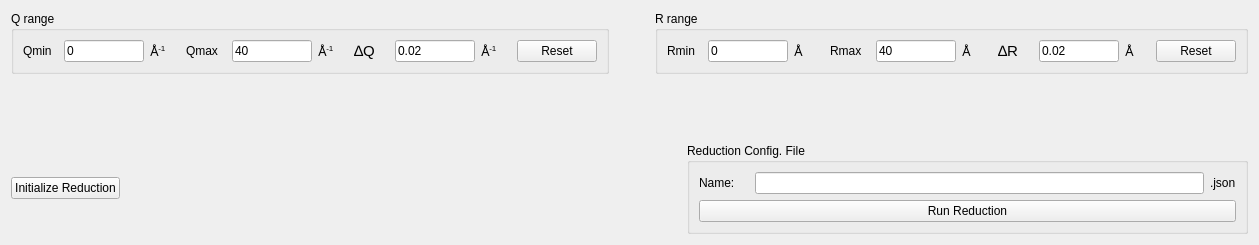
         <widget class="QWidget" name="tab_3">
          <attribute name="title">
           <string>PDF</string>
          </attribute>
          <layout class="QVBoxLayout" name="verticalLayout_12">
           <item>
            <layout class="QHBoxLayout" name="horizontalLayout_28">
             <item>
              <widget class="QGroupBox" name="q_range_group_box_2">
               <property name="title">
                <string>Q range</string>
               </property>
               <layout class="QHBoxLayout" name="horizontalLayout_29">
                <item>
                 <widget class="QLabel" name="label_43">
                  <property name="minimumSize">
                   <size>
                    <width>35</width>
                    <height>0</height>
                   </size>
                  </property>
                  <property name="maximumSize">
                   <size>
                    <width>35</width>
                    <height>16777215</height>
                   </size>
                  </property>
                  <property name="text">
                   <string>Qmin</string>
                  </property>
                 </widget>
                </item>
                <item>
                 <widget class="QLineEdit" name="q_range_min_2">
                  <property name="minimumSize">
                   <size>
                    <width>80</width>
                    <height>0</height>
                   </size>
                  </property>
                  <property name="maximumSize">
                   <size>
                    <width>80</width>
                    <height>16777215</height>
                   </size>
                  </property>
                  <property name="text">
                   <string>0</string>
                  </property>
                 </widget>
                </item>
                <item>
                 <widget class="QLabel" name="label_67">
                  <property name="minimumSize">
                   <size>
                    <width>30</width>
                    <height>0</height>
                   </size>
                  </property>
                  <property name="text">
                   <string>&lt;!DOCTYPE HTML PUBLIC &quot;-//W3C//DTD HTML 4.0//EN&quot; &quot;http://www.w3.org/TR/REC-html40/strict.dtd&quot;&gt;
&lt;html&gt;&lt;head&gt;&lt;meta name=&quot;qrichtext&quot; content=&quot;1&quot; /&gt;&lt;style type=&quot;text/css&quot;&gt;
p, li { white-space: pre-wrap; }
&lt;/style&gt;&lt;/head&gt;&lt;body style=&quot; font-family:'Sans Serif'; font-size:10pt; font-weight:400; font-style:normal;&quot;&gt;
&lt;p style=&quot; margin-top:0px; margin-bottom:0px; margin-left:0px; margin-right:0px; -qt-block-indent:0; text-indent:0px;&quot;&gt;Å&lt;span style=&quot; vertical-align:super;&quot;&gt;-1&lt;/span&gt;&lt;/p&gt;&lt;/body&gt;&lt;/html&gt;</string>
                  </property>
                 </widget>
                </item>
                <item>
                 <widget class="QLabel" name="label_44">
                  <property name="minimumSize">
                   <size>
                    <width>40</width>
                    <height>0</height>
                   </size>
                  </property>
                  <property name="maximumSize">
                   <size>
                    <width>40</width>
                    <height>16777215</height>
                   </size>
                  </property>
                  <property name="text">
                   <string>Qmax</string>
                  </property>
                 </widget>
                </item>
                <item>
                 <widget class="QLineEdit" name="q_range_max_2">
                  <property name="minimumSize">
                   <size>
                    <width>80</width>
                    <height>0</height>
                   </size>
                  </property>
                  <property name="maximumSize">
                   <size>
                    <width>80</width>
                    <height>16777215</height>
                   </size>
                  </property>
                  <property name="text">
                   <string>40</string>
                  </property>
                 </widget>
                </item>
                <item>
                 <widget class="QLabel" name="label_68">
                  <property name="minimumSize">
                   <size>
                    <width>30</width>
                    <height>0</height>
                   </size>
                  </property>
                  <property name="text">
                   <string>&lt;!DOCTYPE HTML PUBLIC &quot;-//W3C//DTD HTML 4.0//EN&quot; &quot;http://www.w3.org/TR/REC-html40/strict.dtd&quot;&gt;
&lt;html&gt;&lt;head&gt;&lt;meta name=&quot;qrichtext&quot; content=&quot;1&quot; /&gt;&lt;style type=&quot;text/css&quot;&gt;
p, li { white-space: pre-wrap; }
&lt;/style&gt;&lt;/head&gt;&lt;body style=&quot; font-family:'Sans Serif'; font-size:10pt; font-weight:400; font-style:normal;&quot;&gt;
&lt;p style=&quot; margin-top:0px; margin-bottom:0px; margin-left:0px; margin-right:0px; -qt-block-indent:0; text-indent:0px;&quot;&gt;Å&lt;span style=&quot; vertical-align:super;&quot;&gt;-1&lt;/span&gt;&lt;/p&gt;&lt;/body&gt;&lt;/html&gt;</string>
                  </property>
                 </widget>
                </item>
                <item>
                 <widget class="QLabel" name="label_45">
                  <property name="minimumSize">
                   <size>
                    <width>35</width>
                    <height>0</height>
                   </size>
                  </property>
                  <property name="maximumSize">
                   <size>
                    <width>35</width>
                    <height>16777215</height>
                   </size>
                  </property>
                  <property name="text">
                   <string>&lt;html&gt;&lt;head/&gt;&lt;body&gt;&lt;p&gt;&lt;span style=&quot; font-size:11pt;&quot;&gt;∆Q&lt;/span&gt;&lt;/p&gt;&lt;/body&gt;&lt;/html&gt;</string>
                  </property>
                  <property name="textFormat">
                   <enum>Qt::RichText</enum>
                  </property>
                 </widget>
                </item>
                <item>
                 <widget class="QLineEdit" name="q_range_min_3">
                  <property name="minimumSize">
                   <size>
                    <width>80</width>
                    <height>0</height>
                   </size>
                  </property>
                  <property name="maximumSize">
                   <size>
                    <width>80</width>
                    <height>16777215</height>
                   </size>
                  </property>
                  <property name="text">
                   <string>0.02</string>
                  </property>
                 </widget>
                </item>
                <item>
                 <widget class="QLabel" name="label_69">
                  <property name="minimumSize">
                   <size>
                    <width>30</width>
                    <height>0</height>
                   </size>
                  </property>
                  <property name="text">
                   <string>&lt;!DOCTYPE HTML PUBLIC &quot;-//W3C//DTD HTML 4.0//EN&quot; &quot;http://www.w3.org/TR/REC-html40/strict.dtd&quot;&gt;
&lt;html&gt;&lt;head&gt;&lt;meta name=&quot;qrichtext&quot; content=&quot;1&quot; /&gt;&lt;style type=&quot;text/css&quot;&gt;
p, li { white-space: pre-wrap; }
&lt;/style&gt;&lt;/head&gt;&lt;body style=&quot; font-family:'Sans Serif'; font-size:10pt; font-weight:400; font-style:normal;&quot;&gt;
&lt;p style=&quot; margin-top:0px; margin-bottom:0px; margin-left:0px; margin-right:0px; -qt-block-indent:0; text-indent:0px;&quot;&gt;Å&lt;span style=&quot; vertical-align:super;&quot;&gt;-1&lt;/span&gt;&lt;/p&gt;&lt;/body&gt;&lt;/html&gt;</string>
                  </property>
                 </widget>
                </item>
                <item>
                 <widget class="QPushButton" name="pushButton_13">
                  <property name="text">
                   <string>Reset</string>
                  </property>
                 </widget>
                </item>
               </layout>
              </widget>
             </item>
             <item>
              <spacer name="horizontalSpacer_4">
               <property name="orientation">
                <enum>Qt::Horizontal</enum>
               </property>
               <property name="sizeHint" stdset="0">
                <size>
                 <width>40</width>
                 <height>20</height>
                </size>
               </property>
              </spacer>
             </item>
             <item>
              <widget class="QGroupBox" name="q_range_group_box_3">
               <property name="title">
                <string>R range</string>
               </property>
               <layout class="QHBoxLayout" name="horizontalLayout_32">
                <item>
                 <widget class="QLabel" name="label_46">
                  <property name="minimumSize">
                   <size>
                    <width>35</width>
                    <height>0</height>
                   </size>
                  </property>
                  <property name="maximumSize">
                   <size>
                    <width>35</width>
                    <height>16777215</height>
                   </size>
                  </property>
                  <property name="text">
                   <string>Rmin</string>
                  </property>
                 </widget>
                </item>
                <item>
                 <widget class="QLineEdit" name="q_range_min_4">
                  <property name="minimumSize">
                   <size>
                    <width>80</width>
                    <height>0</height>
                   </size>
                  </property>
                  <property name="maximumSize">
                   <size>
                    <width>80</width>
                    <height>16777215</height>
                   </size>
                  </property>
                  <property name="text">
                   <string>0</string>
                  </property>
                 </widget>
                </item>
                <item>
                 <widget class="QLabel" name="label_70">
                  <property name="minimumSize">
                   <size>
                    <width>30</width>
                    <height>0</height>
                   </size>
                  </property>
                  <property name="text">
                   <string>&lt;!DOCTYPE HTML PUBLIC &quot;-//W3C//DTD HTML 4.0//EN&quot; &quot;http://www.w3.org/TR/REC-html40/strict.dtd&quot;&gt;
&lt;html&gt;&lt;head&gt;&lt;meta name=&quot;qrichtext&quot; content=&quot;1&quot; /&gt;&lt;style type=&quot;text/css&quot;&gt;
p, li { white-space: pre-wrap; }
&lt;/style&gt;&lt;/head&gt;&lt;body style=&quot; font-family:'Sans Serif'; font-size:10pt; font-weight:400; font-style:normal;&quot;&gt;
&lt;p style=&quot; margin-top:0px; margin-bottom:0px; margin-left:0px; margin-right:0px; -qt-block-indent:0; text-indent:0px;&quot;&gt;Å&lt;/p&gt;&lt;/body&gt;&lt;/html&gt;</string>
                  </property>
                 </widget>
                </item>
                <item>
                 <widget class="QLabel" name="label_47">
                  <property name="minimumSize">
                   <size>
                    <width>40</width>
                    <height>0</height>
                   </size>
                  </property>
                  <property name="maximumSize">
                   <size>
                    <width>40</width>
                    <height>16777215</height>
                   </size>
                  </property>
                  <property name="text">
                   <string>Rmax</string>
                  </property>
                 </widget>
                </item>
                <item>
                 <widget class="QLineEdit" name="q_range_max_3">
                  <property name="minimumSize">
                   <size>
                    <width>80</width>
                    <height>0</height>
                   </size>
                  </property>
                  <property name="maximumSize">
                   <size>
                    <width>80</width>
                    <height>16777215</height>
                   </size>
                  </property>
                  <property name="text">
                   <string>40</string>
                  </property>
                 </widget>
                </item>
                <item>
                 <widget class="QLabel" name="label_73">
                  <property name="minimumSize">
                   <size>
                    <width>30</width>
                    <height>0</height>
                   </size>
                  </property>
                  <property name="text">
                   <string>&lt;!DOCTYPE HTML PUBLIC &quot;-//W3C//DTD HTML 4.0//EN&quot; &quot;http://www.w3.org/TR/REC-html40/strict.dtd&quot;&gt;
&lt;html&gt;&lt;head&gt;&lt;meta name=&quot;qrichtext&quot; content=&quot;1&quot; /&gt;&lt;style type=&quot;text/css&quot;&gt;
p, li { white-space: pre-wrap; }
&lt;/style&gt;&lt;/head&gt;&lt;body style=&quot; font-family:'Sans Serif'; font-size:10pt; font-weight:400; font-style:normal;&quot;&gt;
&lt;p style=&quot; margin-top:0px; margin-bottom:0px; margin-left:0px; margin-right:0px; -qt-block-indent:0; text-indent:0px;&quot;&gt;Å&lt;/p&gt;&lt;/body&gt;&lt;/html&gt;</string>
                  </property>
                 </widget>
                </item>
                <item>
                 <widget class="QLabel" name="label_74">
                  <property name="minimumSize">
                   <size>
                    <width>35</width>
                    <height>0</height>
                   </size>
                  </property>
                  <property name="maximumSize">
                   <size>
                    <width>35</width>
                    <height>16777215</height>
                   </size>
                  </property>
                  <property name="text">
                   <string>&lt;html&gt;&lt;head/&gt;&lt;body&gt;&lt;p&gt;&lt;span style=&quot; font-size:11pt;&quot;&gt;∆R&lt;/span&gt;&lt;/p&gt;&lt;/body&gt;&lt;/html&gt;</string>
                  </property>
                  <property name="textFormat">
                   <enum>Qt::RichText</enum>
                  </property>
                 </widget>
                </item>
                <item>
                 <widget class="QLineEdit" name="q_range_min_5">
                  <property name="minimumSize">
                   <size>
                    <width>80</width>
                    <height>0</height>
                   </size>
                  </property>
                  <property name="maximumSize">
                   <size>
                    <width>80</width>
                    <height>16777215</height>
                   </size>
                  </property>
                  <property name="text">
                   <string>0.02</string>
                  </property>
                 </widget>
                </item>
                <item>
                 <widget class="QLabel" name="label_79">
                  <property name="minimumSize">
                   <size>
                    <width>25</width>
                    <height>0</height>
                   </size>
                  </property>
                  <property name="text">
                   <string>&lt;!DOCTYPE HTML PUBLIC &quot;-//W3C//DTD HTML 4.0//EN&quot; &quot;http://www.w3.org/TR/REC-html40/strict.dtd&quot;&gt;
&lt;html&gt;&lt;head&gt;&lt;meta name=&quot;qrichtext&quot; content=&quot;1&quot; /&gt;&lt;style type=&quot;text/css&quot;&gt;
p, li { white-space: pre-wrap; }
&lt;/style&gt;&lt;/head&gt;&lt;body style=&quot; font-family:'Sans Serif'; font-size:10pt; font-weight:400; font-style:normal;&quot;&gt;
&lt;p style=&quot; margin-top:0px; margin-bottom:0px; margin-left:0px; margin-right:0px; -qt-block-indent:0; text-indent:0px;&quot;&gt;Å&lt;/p&gt;&lt;/body&gt;&lt;/html&gt;</string>
                  </property>
                 </widget>
                </item>
                <item>
                 <widget class="QPushButton" name="pushButton_14">
                  <property name="text">
                   <string>Reset</string>
                  </property>
                 </widget>
                </item>
               </layout>
              </widget>
             </item>
            </layout>
           </item>
           <item>
            <spacer name="verticalSpacer_2">
             <property name="orientation">
              <enum>Qt::Vertical</enum>
             </property>
             <property name="sizeHint" stdset="0">
              <size>
               <width>20</width>
               <height>63</height>
              </size>
             </property>
            </spacer>
           </item>
           <item>
            <layout class="QHBoxLayout" name="horizontalLayout_33">
             <item>
              <widget class="QPushButton" name="pushButton_15">
               <property name="text">
                <string>Initialize Reduction</string>
               </property>
              </widget>
             </item>
             <item>
              <spacer name="horizontalSpacer_5">
               <property name="orientation">
                <enum>Qt::Horizontal</enum>
               </property>
               <property name="sizeHint" stdset="0">
                <size>
                 <width>40</width>
                 <height>20</height>
                </size>
               </property>
              </spacer>
             </item>
             <item>
              <widget class="QGroupBox" name="groupBox_6">
               <property name="title">
                <string>Reduction Config. File</string>
               </property>
               <layout class="QVBoxLayout" name="verticalLayout_10">
                <item>
                 <layout class="QHBoxLayout" name="horizontalLayout_31">
                  <item>
                   <widget class="QLabel" name="label_48">
                    <property name="minimumSize">
                     <size>
                      <width>50</width>
                      <height>0</height>
                     </size>
                    </property>
                    <property name="maximumSize">
                     <size>
                      <width>50</width>
                      <height>16777215</height>
                     </size>
                    </property>
                    <property name="text">
                     <string>Name:</string>
                    </property>
                   </widget>
                  </item>
                  <item>
                   <widget class="QLineEdit" name="lineEdit"/>
                  </item>
                  <item>
                   <widget class="QLabel" name="label_49">
                    <property name="text">
                     <string>.json</string>
                    </property>
                   </widget>
                  </item>
                 </layout>
                </item>
                <item>
                 <widget class="QPushButton" name="pushButton_17">
                  <property name="text">
                   <string>Run Reduction</string>
                  </property>
                 </widget>
                </item>
               </layout>
              </widget>
             </item>
            </layout>
           </item>
          </layout>
         </widget>
